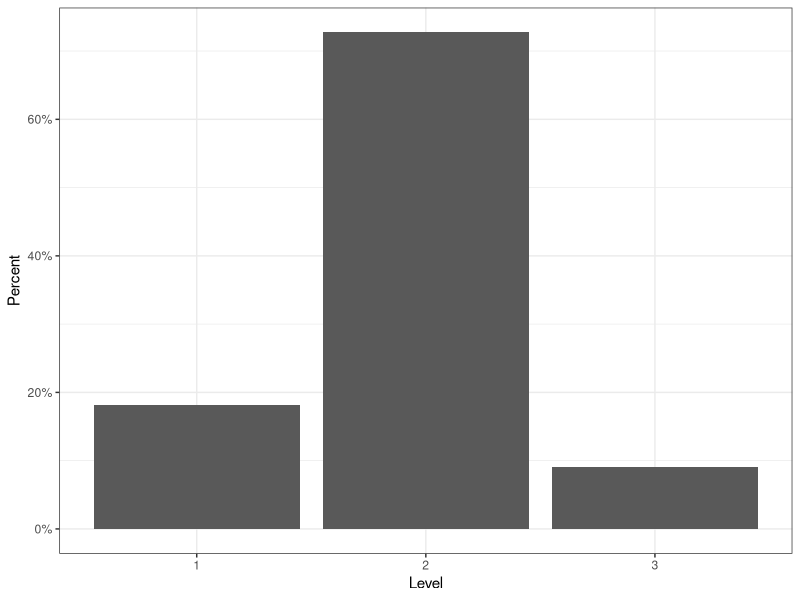

Here is the R script that generated this plot:
## ---- chunk 1
#| include: false
#| label: packages-portfolio-objectives

library(tidyverse)

portfolio_levels <- tibble(
  Objective = character(), 
  Level = numeric() 
  )
## ---- chunk 2
#| include: false
#| label: IL-1

my_level <- 2

portfolio_levels <- portfolio_levels %>%
  bind_rows(
    tibble(Objective = "IL-1",
           Level = my_level)
    )
## ---- chunk 3
#| include: false
#| label: IL-2

## Fill in the line below with your self-assigned level for this objective.
## Remember, you have the following levels to choose from:

# 1 = novice
# 2 = proficiency
# 3 = mastery 
# 4 = expert

my_level <- 2

portfolio_levels <- portfolio_levels %>%
  bind_rows(
    tibble(Objective = "IL-2",
           Level = my_level)
    )
## ---- chunk 4
#| include: false
#| label: RW-1

my_level <- 1

portfolio_levels <- portfolio_levels %>%
  bind_rows(
    tibble(Objective = "RW-1",
           Level = my_level)
    )
## ---- chunk 5
#| include: false
#| label: RW-2

my_level <- 2

portfolio_levels <- portfolio_levels %>%
  bind_rows(
    tibble(Objective = "RW-2",
           Level = my_level)
    )
## ---- chunk 6
#| include: false
#| label: RW-3

my_level <- 2

portfolio_levels <- portfolio_levels %>%
  bind_rows(
    tibble(Objective = "RW-3",
           Level = my_level)
    )
## ---- chunk 7
#| include: false
#| label: TC-1

my_level <- 2

portfolio_levels <- portfolio_levels %>%
  bind_rows(
    tibble(Objective = "TC-1", 
           Level = my_level)
    )
## ---- chunk 8
#| include: false
#| label: TC-2

my_level <- 2

portfolio_levels <- portfolio_levels %>%
  bind_rows(
    tibble(Objective = "TC-2", 
           Level = my_level)
    )
## ---- chunk 9
#| include: false
#| label: DM-1

my_level <- 2

portfolio_levels <- portfolio_levels %>%
  bind_rows(
    tibble(Objective = "DM-1", 
           Level = my_level)
    )
## ---- chunk 10
#| include: false
#| label: DM-2

my_level <- 2

portfolio_levels <- portfolio_levels %>%
  bind_rows(
    tibble(Objective = "DM-2",
           Level = my_level)
    )
## ---- chunk 11
## Fill in the line below with your self-assigned level for this objective.
my_level <- 2

portfolio_levels <- portfolio_levels %>%
  bind_rows(tibble(Objective = "DM-3", 
                   Level = my_level))
## ---- chunk 12
#| include: false
#| label: DM-4

my_level <- 2

portfolio_levels <- portfolio_levels %>%
  bind_rows(
    tibble(Objective = "DM-4", 
           Level = my_level)
    )
## ---- chunk 13
#| include: false
#| label: PV-1

my_level <- 3

portfolio_levels <- portfolio_levels %>%
  bind_rows(
    tibble(Objective = "PV-1", 
           Level = my_level)
    )
## ---- chunk 14
#| include: false
#| label: PV-2

my_level <- 3

portfolio_levels <- portfolio_levels %>%
  bind_rows(
    tibble(Objective = "PV-2", 
           Level = my_level)
    )
## ---- chunk 15
#| include: false
#| label: PV-3

my_level <- 1

portfolio_levels <- portfolio_levels %>%
  bind_rows(
    tibble(Objective = "PV-3", 
           Level = my_level)
    )
## ---- chunk 16
#| include: false
#| label: PV-4

my_level <- 1

portfolio_levels <- portfolio_levels %>%
  bind_rows(
    tibble(Objective = "PV-4", 
           Level = my_level)
    )
## ---- chunk 17
#| include: false
#| label: SD-1

my_level <- 2

portfolio_levels <- portfolio_levels %>%
  bind_rows(
    tibble(Objective = "SD-1", 
           Level = my_level)
    )
## ---- chunk 18
#| include: false
#| label: SD-2

my_level <- 1

portfolio_levels <- portfolio_levels %>%
  bind_rows(
    tibble(Objective = "SD-2", 
           Level = my_level)
    )
## ---- chunk 19
#| include: false
#| label: AI-1

my_level <- 2

portfolio_levels <- portfolio_levels %>%
  bind_rows(
    tibble(Objective = "AI-1", 
           Level = my_level)
    )
## ---- chunk 20
#| include: false
#| label: AI-2

my_level <- 2

portfolio_levels <- portfolio_levels %>%
  bind_rows(
    tibble(Objective = "AI-2", 
           Level = my_level)
    )
## ---- chunk 21
#| include: false
#| label: CD-1

my_level <- 2

portfolio_levels <- portfolio_levels %>%
  bind_rows(
    tibble(Objective = "CD-1", 
           Level = my_level)
    )
## ---- chunk 22
#| include: false
#| label: CD-2

my_level <- 2

portfolio_levels <- portfolio_levels %>%
  bind_rows(
    tibble(Objective = "CD-2", 
           Level = my_level)
    )
## ---- chunk 23
#| include: false
#| label: CD-3

my_level <- 2

portfolio_levels <- portfolio_levels %>%
  bind_rows(
    tibble(Objective = "CD-3", 
           Level = my_level)
    )
## ---- chunk 24
#| echo: false
#| label: summary-graph

portfolio_levels %>%
  mutate(
    Category = str_extract(Objective, "[A-Z]{2}"),
    Level = factor(Level)
  ) %>%
  ggplot(
    aes(x = Level, 
        y = (..count..)/sum(..count..)
        )
    ) +
  geom_bar() +
  labs(x = "Level",
       y = "Percent") +
  theme_bw() +
  scale_y_continuous(labels = scales::percent)
